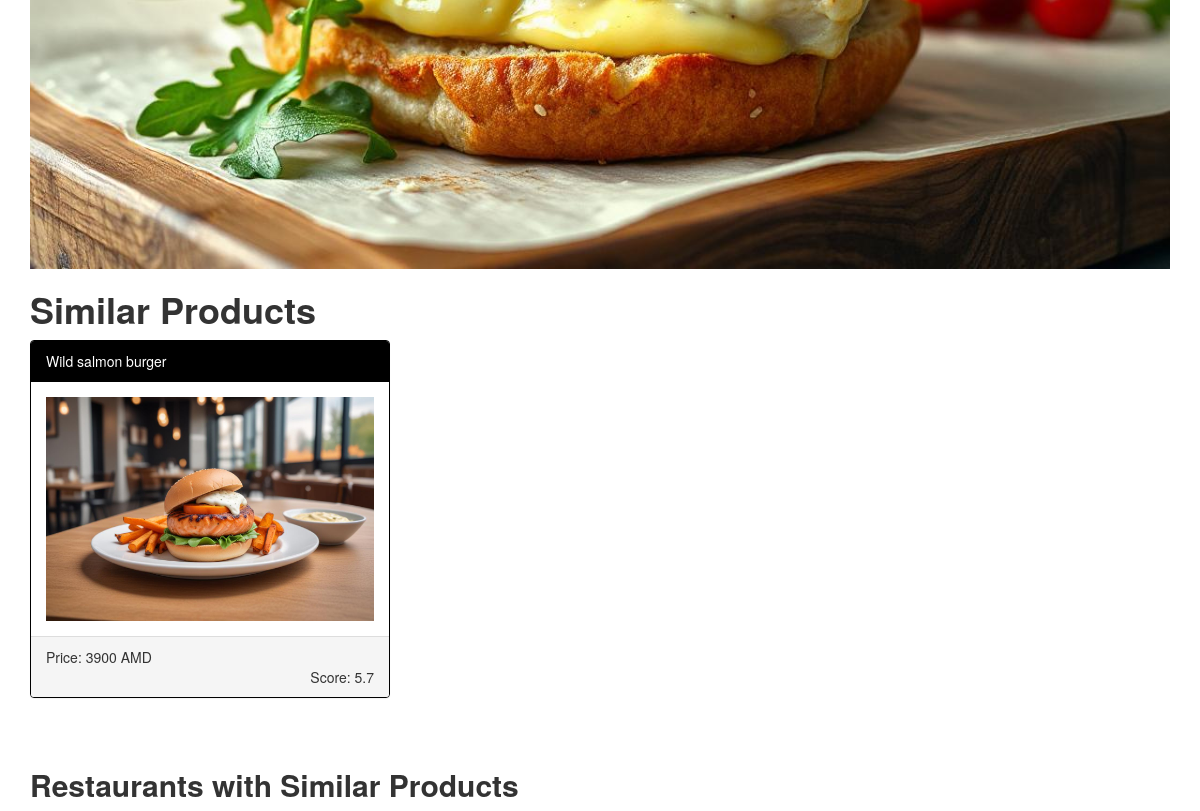
The page /burger/2/ (middle part) on the database as committed earlier.
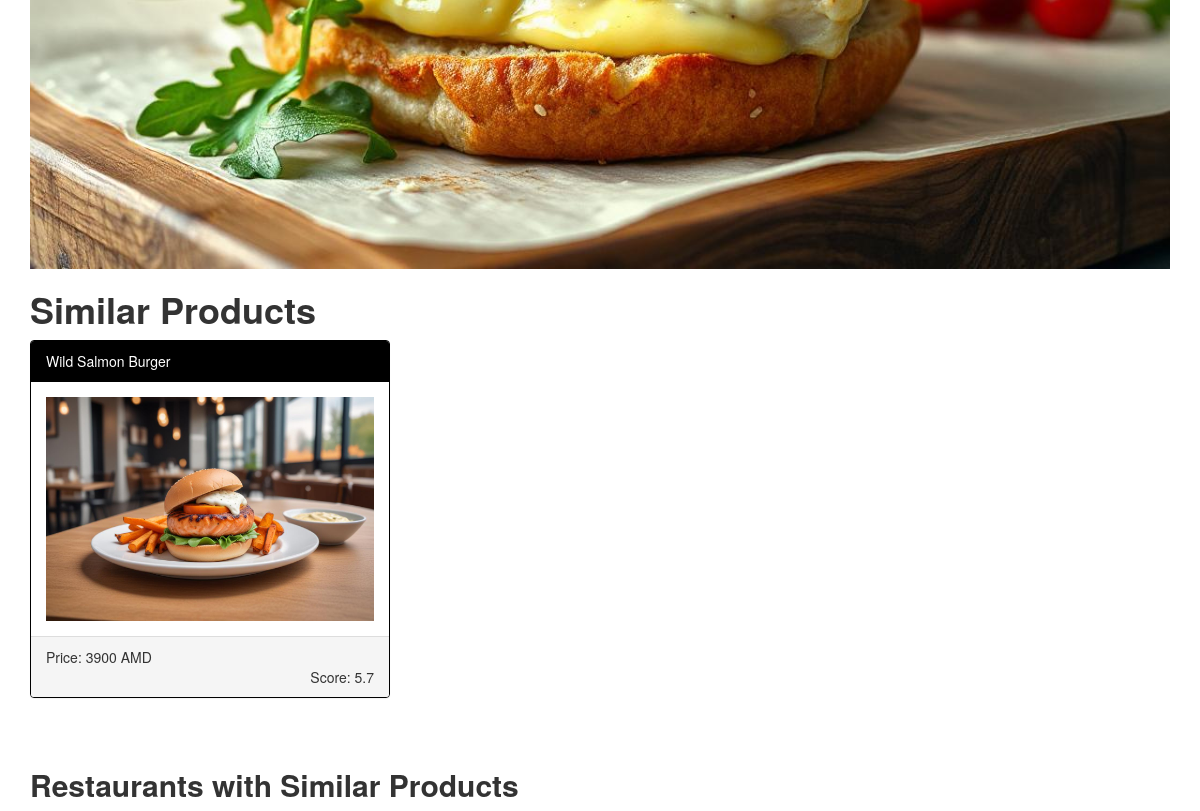
The same page on the database as committed later.
### pizzas/models.py (models this page shows, shortened)
class Burger(models.Model):
    name = models.CharField(max_length=50)
    price = models.PositiveIntegerField()
    score = models.FloatField()
    details = models.TextField(max_length=500)
    category = models.ForeignKey(MeatRoast, null=True,
                                 on_delete=models.PROTECT, verbose_name="Meat_Roast_Level")
    image = models.ImageField(null=True, blank=True)

### pizzas/views.py (the view)
# urls.py: path('burger/<int:id>/', burger_detail, name='burger_detail'),
def burger_detail(request, id):
    burgers = Burger.objects.all()
    burger = get_object_or_404(Burger, id=id)
    restaurants = burger.restaurant.all()
    return render(request, 'pizzas/description.html',
                  {'product': burger, 'products': burgers, 'lower_price': burger.price - 1000,
                   'upper_price': burger.price + 1000, 'home': 'home_burgers', 'pr': 'burger',
                   'restaurants': restaurants})

### cart/context_processors.py (called while the page is built)
def cart(request):
    return {'cart': Cart(request)}

### pizzas/models.py (called while the page is built)
    def __str__(self):
        return self.meat_roast_level

    def __str__(self):
        return self.name

### templates/pizzas/description.html (shortened to what this page needs)
<!DOCTYPE html>
<html lang="en">
<head>
    <link href="https://maxcdn.bootstrapcdn.com/bootstrap/3.4.1/css/bootstrap.min.css" rel="stylesheet">
</head>
<body>
<div class="container">
    <div style="text-align: center;">
        <img src="{{ product.image.url }}" alt="{{ product.name }}">
    </div>
    <h1><b>Similar Products</b></h1>
    <div class="row">
        {% for other_product in products %}
        {% if other_product.name != product.name and other_product.category == product.category %}
        {% if other_product.price > lower_price and other_product.price < upper_price %}
        <div class="col-sm-4">
            <div class="panel panel-primary">
                <div class="panel-heading">
                    {% if pr == 'pizza' %}
                    <a href="{% url 'pizza_detail' other_product.id %}" style="color: white;">{{ other_product.name }}</a>
                    {% elif pr == 'burger' %}
                    <a href="{% url 'burger_detail' other_product.id %}" style="color: white;">{{ other_product.name }}</a>
                    {% endif %}
                </div>
                <div class="panel-body">
                    {% if other_product.image %}
                    <img src="{{ other_product.image.url }}" alt="{{ other_product.name }}">
                    {% else %}
                    <img src="https://placehold.it/150x80?text=IMAGE" alt="Image" class="img-responsive">
                    {% endif %}
                </div>
                <div class="panel-footer">
                    Price: {{ other_product.price }} AMD
                    <div class="text-right">
                        Score: {{ other_product.score }}
                    </div>
                </div>
            </div>
        </div>
        {% endif %}
        {% endif %}
        {% endfor %}
    </div>
    <div class="restaurants-with">
        <h2><b>Restaurants with Similar Products</b></h2>
    </div>
</div>
</body>
</html>

Rows that differ between the two databases and show on the page:
changed Burger: name "Wild salmon burger" → "Wild Salmon Burger"
